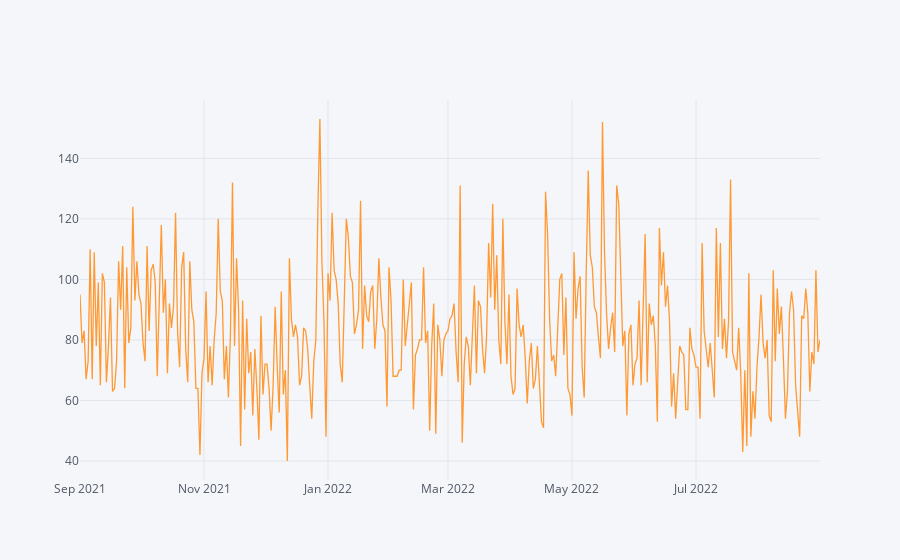

Write notebook code for a chart like this one.
### Code cell
verdes_adm.iplot(kind='scatter', x='DTA_ADMISSAO', y='URG_EPISODIO')

### Figure 1 — Plotly figure (JSON) as saved in the notebook; plotly's stock layout.template omitted (floating-point values rounded to 4 significant figures; data arrays with more than 128 entries replaced by an {"elided": "..."} marker saying what was removed)
{"data": [{"line": {"color": "rgba(255, 153, 51, 1.0)", "dash": "solid", "shape": "linear", "width": 1.3}, "mode": "lines", "name": "URG_EPISODIO", "text": "", "type": "scatter", "x": {"elided": "365 str values"}, "y": {"elided": "365 int values"}}], "layout": {"legend": {"bgcolor": "#F5F6F9", "font": {"color": "#4D5663"}}, "paper_bgcolor": "#F5F6F9", "plot_bgcolor": "#F5F6F9", "title": {"font": {"color": "#4D5663"}}, "xaxis": {"gridcolor": "#E1E5ED", "showgrid": true, "tickfont": {"color": "#4D5663"}, "title": {"font": {"color": "#4D5663"}, "text": ""}, "zerolinecolor": "#E1E5ED"}, "yaxis": {"gridcolor": "#E1E5ED", "showgrid": true, "tickfont": {"color": "#4D5663"}, "title": {"font": {"color": "#4D5663"}, "text": ""}, "zerolinecolor": "#E1E5ED"}}}
